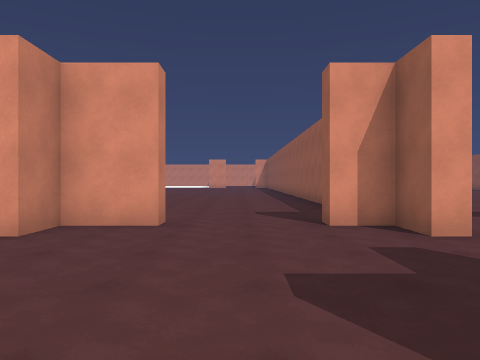
View 1 (above)

24 first-person views from a walk through a 3-D level made in the Unity game engine. The camera is 1.4 m above the floor, looks level and sees 70° across. The floor is counted in squares, 2 m on a side. Each view is taken from the middle of a square. On the plan, view 1 faces up. The plan holds only what a view shows up to about 11 squares ahead; the rest is blank. The place goes on beyond the plan. The player is left out. Surface patterns are stand-ins for the level's own textures.

View 2
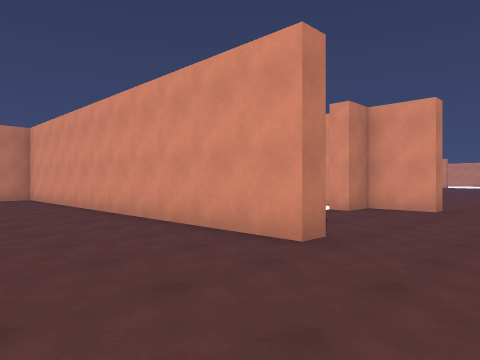

View 3
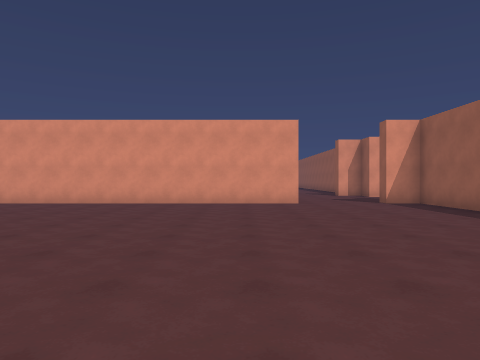

View 4
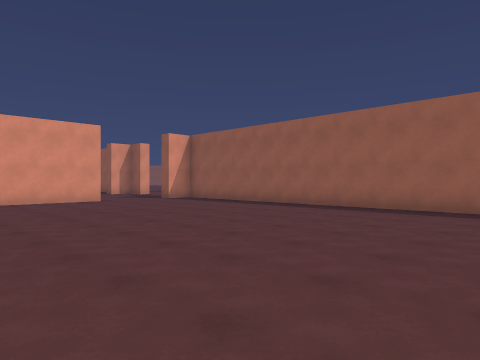

View 5
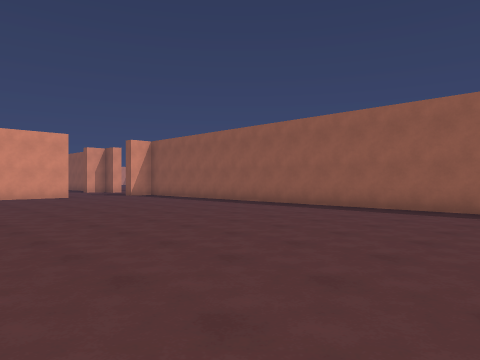

View 6
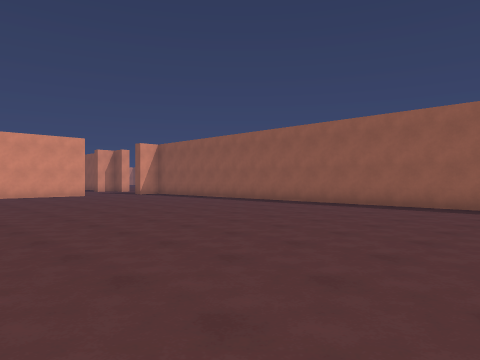

View 7
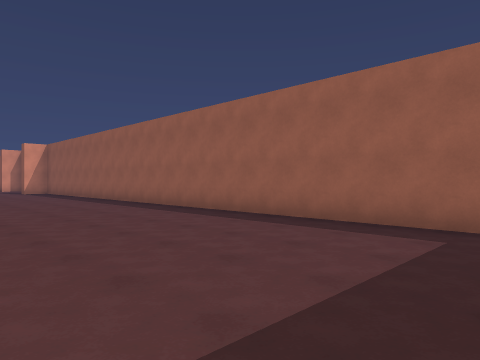

View 8
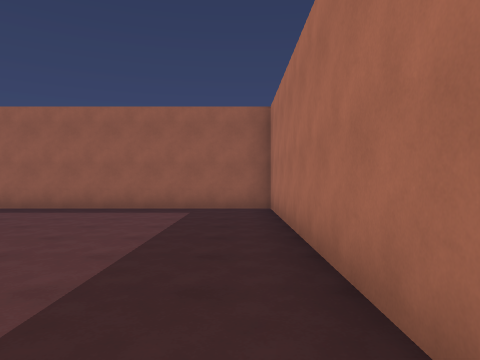

View 9
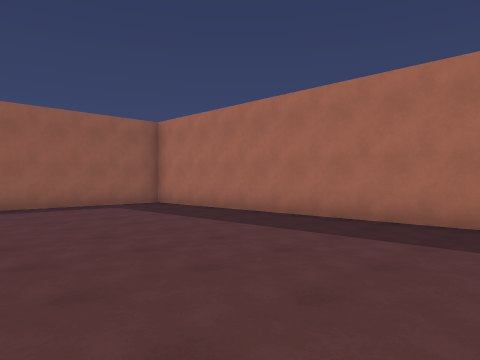

View 10
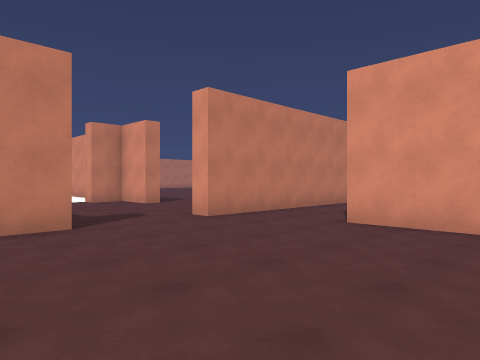

View 11
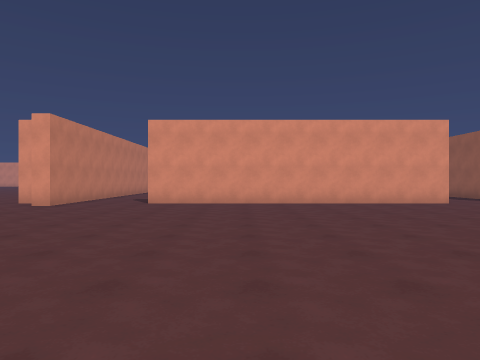

View 12
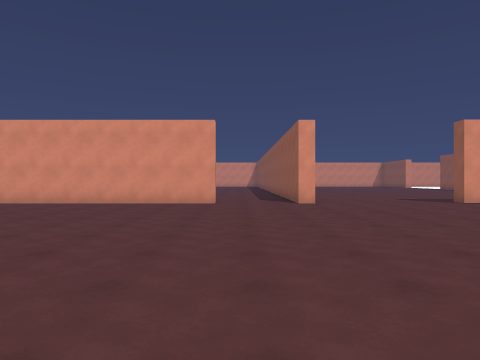

View 13
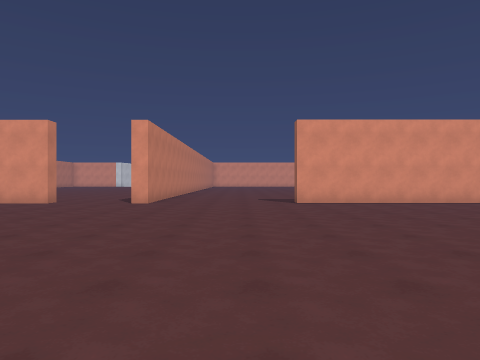

View 14
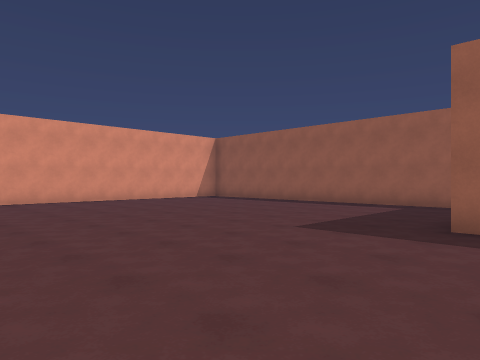

View 15
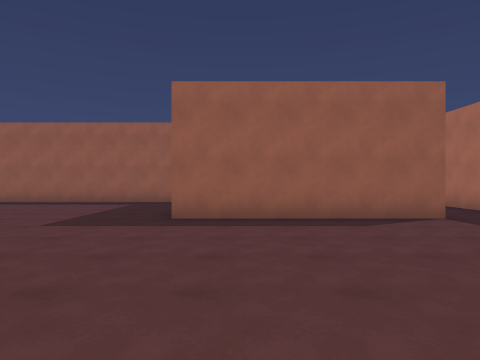

View 16
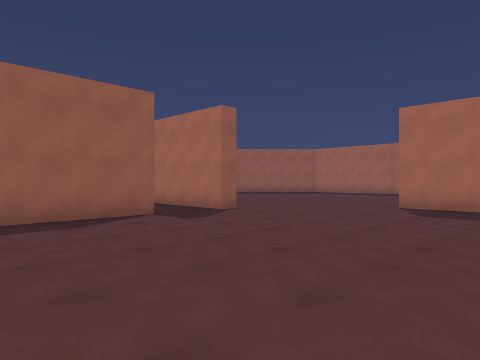

View 17
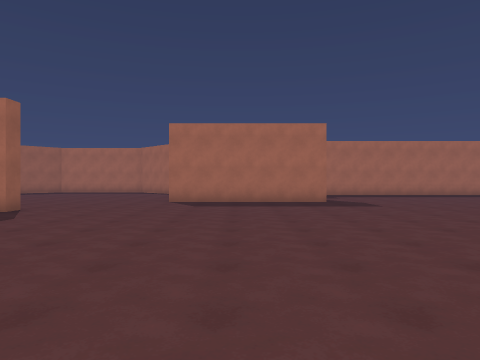

View 18
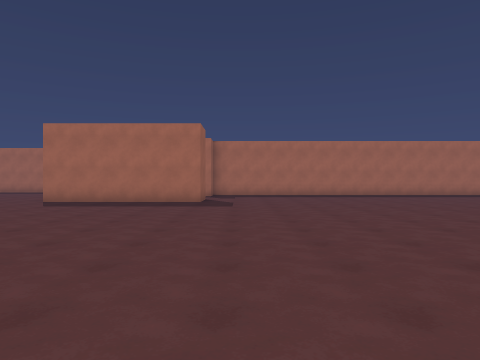

View 19
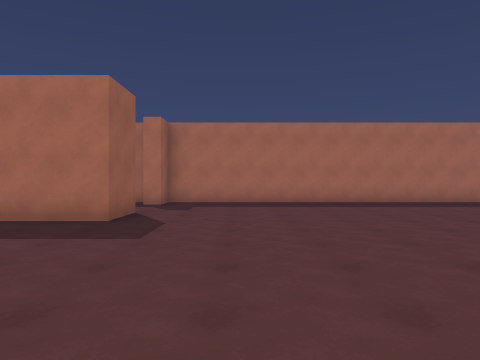

View 20
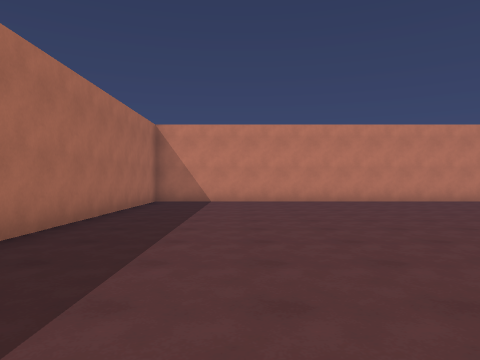

View 21
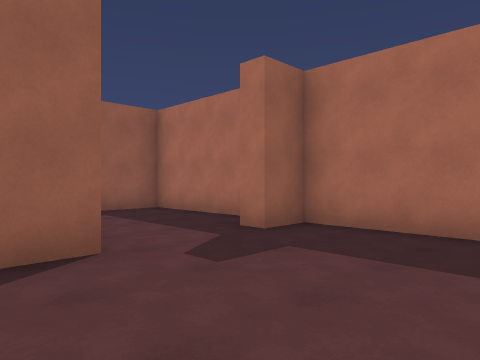

View 22
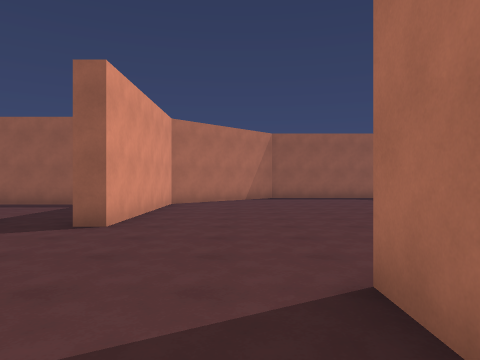

View 23
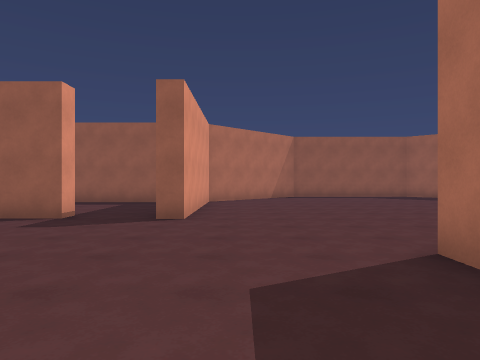

View 24
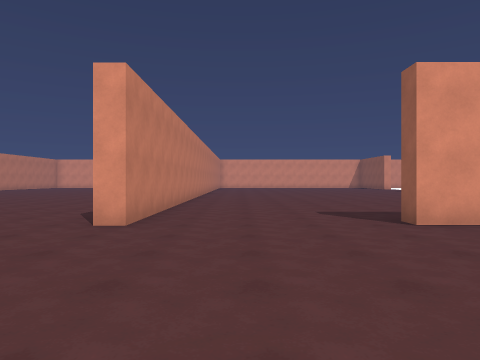

### Floor plan
Points are (right, up) in squares from view 1. A wall is a line through its corners. A room is listed if a view was taken in it or the views show most of it. See-through windows are left out.
Room 1 (views 1, 2, 3, 4, 5, 6, 7, 8, 9)
walls: (-6, -19.8) (2.4, -19.8) (2.4, 0.3); (-1.2, 0.3) (-7.5, 0.3)
ways out: opening at (-0.5, -0.5) to room 2
Room 2 (views 10, 11, 12, 13, 14, 15, 16, 17, 18, 19, 20, 21, 22, 23, 24)
walls: (14.3, 5.8) (14.3, 5.3) (5.2, 5.3); (2.9, 1.8) (2.9, 0.9); (17.2, -16.4) (17.2, -14.9) (22.2, -14.9); (25.8, -9.8) (25.2, -9.8) (25.2, -4.8); (1.4, 0.3) (1.4, 0.8); (17.3, 11) (17.3, 5.3) (16.8, 5.3) (16.8, 5.9); (29.8, -3.9) (29.8, 1.6); (-1.2, 0.8) (-1.2, 0.3); (27.2, 5.3) (21.7, 5.3) (21.7, 5.8); (2.9, 9.8) (2.9, 4.3) (2.4, 4.3) (2.4, 5.3) (1.4, 5.3) (1.4, 5.8); (-1.2, 5.8) (-1.2, 5.3) (-2.7, 5.3) (-2.7, 4.3) (-3.2, 4.3); (2.4, 10) (2.4, 11); (31, -13) (30, -12) (25.2, -12) (25.2, -11.5); (3, -19.8) (17.2, -19.8) (17.2, -18.8) (17.8, -18.8)
ways out: opening at (-0.5, -0.5) to room 1; opening at (17, -17.5) to room 3; opening at (25, -10.5)
Room 3 (no view inside)
walls: (18, -19.8) (21.7, -19.8) (21.7, -18.2)
ways out: opening at (17, -17.5) to room 2

Positions as (right, up) in squares from view 1, and headings:
1: (0, 0), facing up
2: (1, -3), facing up-left
3: (-3, -10), facing up
4: (-6, -11), facing up-right
5: (-6, -14), facing up-right
6: (-7, -15), facing up-right
7: (-3, -19), facing up-right
8: (-6, -19), facing right
9: (-7, -14), facing down-right
10: (8, 0), facing up-left
11: (8, -5), facing up
12: (15, -5), facing up
13: (20, -5), facing up
14: (20, -6), facing up-right
15: (19, -6), facing right
16: (19, -6), facing down-right
17: (20, -4), facing down
18: (16, -4), facing down
19: (15, -9), facing down
20: (14, -17), facing left
21: (14, -15), facing down-right
22: (20, -14), facing right
23: (19, -13), facing right
24: (19, 0), facing up
